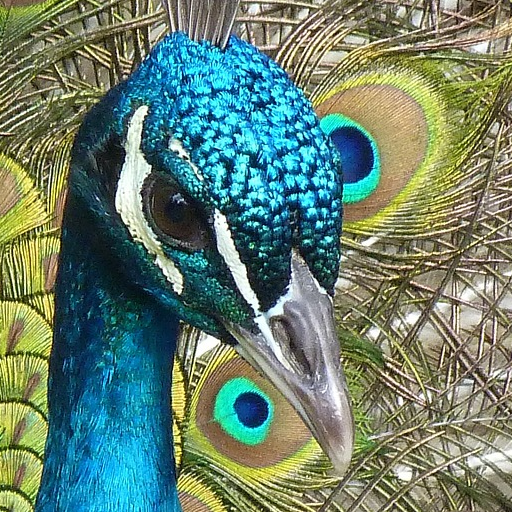
%> input picture Image Quality Assessment Based on InterPatch and Intra-Patch Similarity/referenceBird.png, 512 x 512 px; the run also reads 1 picture not shown here
$ octave main.m   (GNU Octave 9; MATLAB toolbox functions it lacks are replaced by stand-ins)
%> lines starting %> are read from the running program, lines starting %| are printed output that depends on the picture
### flip-matlab-modified2/gainControl.m
function [rComb] = gainControl(reference, visualAngle)
%> called with visualAngle = 53.13
%GAINCONTROL Summary of this function goes here
%   Detailed explanation goes here
   %////////////////////

gray = rgb2gray(reference);
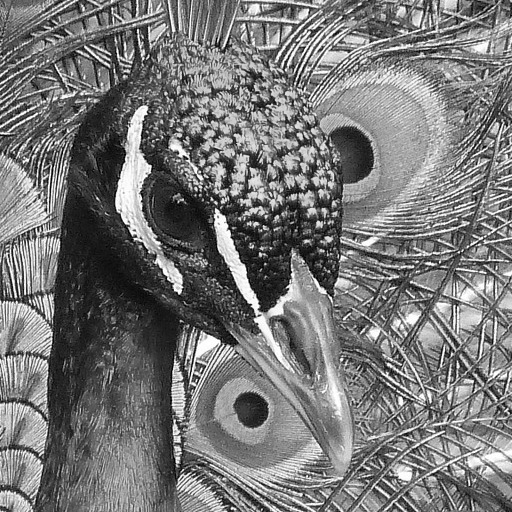
%> gray: size 512x512 double; min 0.00117, max 1, mean 0.469

%clc; clear; close;
fq = 0.1:0.01:50; % fq: spatial frequency in cycle/degree, should be a scalar or a vector
L  = 100;         % L: display luminance in cd/m2
Ls = 200;         % Ls: surround luminance in cd/m2
X  = visualAngle;          % X: Field of view in degree
CSF_out = CSF(gray,L,Ls,X);    % calculate corresponding CSF values using the provided function


% [19 lines of commented-out code are left out]
normalizedCSF = CSF_out;
%normalizedCSF = normalize(CSF_out);

%figure; imshow(normalizedCSF);
%xlabel('Spatial frequency (cycle/degree)');
%ylabel('Contrast sensitivity');

wavelength = 4;
orientation = 0;
[mag1,~] = imgaborfilt(normalizedCSF,wavelength,orientation);
orientation = 90;
[mag2,~] = imgaborfilt(normalizedCSF,wavelength,orientation);
orientation = 180;
[mag3,~] = imgaborfilt(normalizedCSF,wavelength,orientation);
orientation = 270;
[mag4,~] = imgaborfilt(normalizedCSF,wavelength,orientation);

%figure; imshow(mag1);

%figure; imshow(phase);

%currently no sampling

p = 3;

excitatory1 = mag1.^p;
excitatory2 = mag2.^p;
excitatory3 = mag3.^p;
excitatory4 = mag4.^p;

%figure; imshow(excitatory1);
%figure; imshow(normalize(excitatory1));

q = 2;

inhibatory1 = mag1.^q;
inhibatory2 = mag2.^q;
inhibatory3 = mag3.^q;
inhibatory4 = mag4.^q;


% pooling
magComb = inhibatory1 + inhibatory2 + inhibatory3 + inhibatory4;
%figure; imshow(magComb);
%figure; imshow(normalize(magComb));


% divisive gain control
b = 4;

r1 = excitatory1./(b^2 + magComb);
r2 = excitatory2./(b^2 + magComb);
r3 = excitatory3./(b^2 + magComb);
r4 = excitatory4./(b^2 + magComb);
%figure; imshow(r1);
%figure; imshow(r1./10);
%figure; imshow(r1./100);


rComb = r1 + r2 + r3 + r4;

%////////////////////
end

### flip-matlab-modified2/CSF.m
function [ CSF_out ] = CSF( fq,L,Ls,X )
%> called with L = 100, Ls = 200, X = 53.13
% Calculate contrast sensitivity (Barten model) for a series of spatial frequencies
%   fq: spatial frequency in cycle/degree, should be a scalar or a vector
%   L: display luminance in cd/m2
%   Ls: surround luminance in cd/m2
%   X: Field of view in degree
%   CSF: retured contrast sensitivity
%   CSF equation from: P. Barten, �Formula for the contrast sensitivity of the human eye,� Proc. SPIE 5294, 231�238 (2003).
%   By Zong Qin (qinzong.wnlo@gmail.com) from National Chiao Tung University, Taiwan
Itm1=5400*exp(-0.0016*fq.^2*(1+100/L)^0.08);
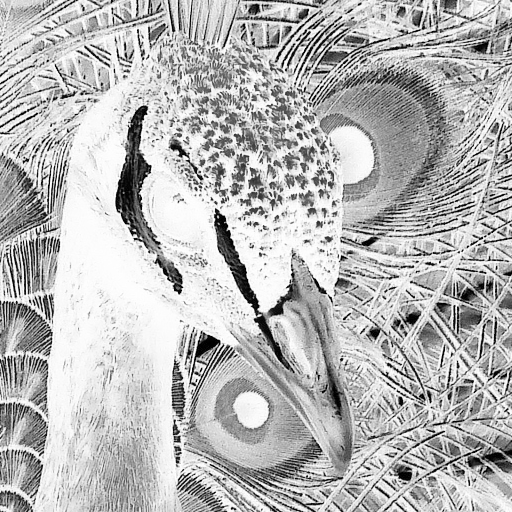
%> Itm1: size 512x512 double; min 5390.9, max 5400, mean 5397.5; drawn with min black and max white
Itm2=1+144/(X^2)+0.64*fq.^2;
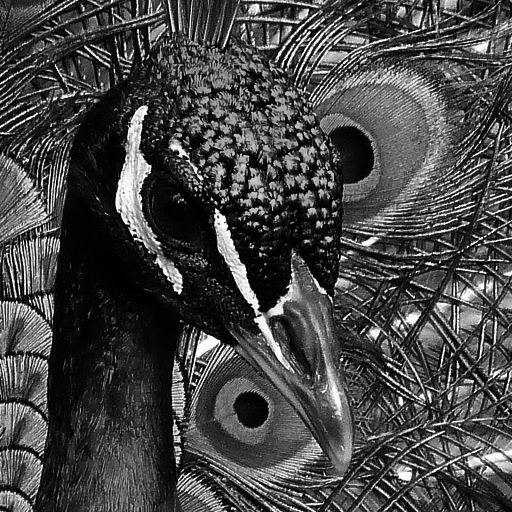
%> Itm2: size 512x512 double; min 1.05, max 1.69, mean 1.23; drawn with min black and max white
Itm3=63./(L^0.86)+1./(1-exp(-0.02*fq.^2));
CSF_uncorrected=Itm1./sqrt(Itm2.*Itm3);
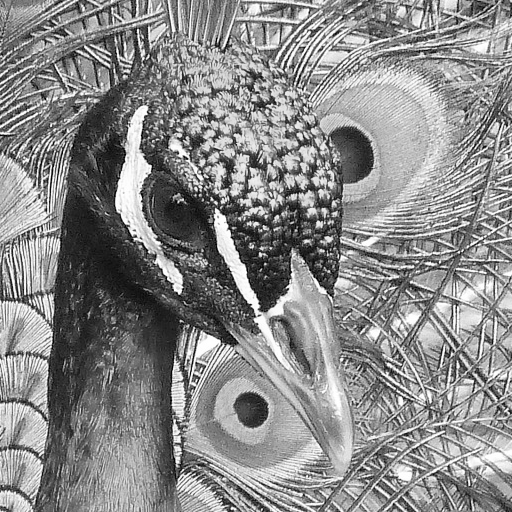
%> CSF_uncorrected: size 512x512 double; min 0.873, max 576.5, mean 312.3; drawn with min black and max white
Itm4=(Ls/L)*(1+144/(X^2))^0.25;
Itm5=(1+144/(X^2))^0.25;
Itm6=((log(Itm4))^2-(log(Itm5))^2)/(2*log(32)*log(32));
Surround_factor=exp(-Itm6);
CSF_out=CSF_uncorrected.*Surround_factor;
%> the run ends on the next line
end

### flip-matlab-modified2/main.m
%%%%%%%%%%%%%%%%%%%%%%%%%%%%%%%%%%%%%%%%%%%%%%%%%%%%%%%%%%%%%%%%%%%%%%%%%%%
% Copyright (c) 2020, NVIDIA CORPORATION. All rights reserved.
%
% Redistribution and use in source and binary forms, with or without
% modification, are permitted provided that the following conditions
% are met:
%  * Redistributions of source code must retain the above copyright
%    notice, this list of conditions and the following disclaimer.
%  * Redistributions in binary form must reproduce the above copyright
%    notice, this list of conditions and the following disclaimer in the
%    documentation and/or other materials provided with the distribution.
%  * Neither the name of NVIDIA CORPORATION nor the names of its
%    contributors may be used to endorse or promote products derived
%    from this software without specific prior written permission.
%
% THIS SOFTWARE IS PROVIDED BY THE COPYRIGHT HOLDERS ``AS IS'' AND ANY
% EXPRESS OR IMPLIED WARRANTIES, INCLUDING, BUT NOT LIMITED TO, THE
% IMPLIED WARRANTIES OF MERCHANTABILITY AND FITNESS FOR A PARTICULAR
% PURPOSE ARE DISCLAIMED.  IN NO EVENT SHALL THE COPYRIGHT OWNER OR
% CONTRIBUTORS BE LIABLE FOR ANY DIRECT, INDIRECT, INCIDENTAL, SPECIAL,
% EXEMPLARY, OR CONSEQUENTIAL DAMAGES (INCLUDING, BUT NOT LIMITED TO,
% PROCUREMENT OF SUBSTITUTE GOODS OR SERVICES; LOSS OF USE, DATA, OR
% PROFITS; OR BUSINESS INTERRUPTION) HOWEVER CAUSED AND ON ANY THEORY
% OF LIABILITY, WHETHER IN CONTRACT, STRICT LIABILITY, OR TORT
% (INCLUDING NEGLIGENCE OR OTHERWISE) ARISING IN ANY WAY OUT OF THE USE
% OF THIS SOFTWARE, EVEN IF ADVISED OF THE POSSIBILITY OF SUCH DAMAGE.
%%%%%%%%%%%%%%%%%%%%%%%%%%%%%%%%%%%%%%%%%%%%%%%%%%%%%%%%%%%%%%%%%%%%%%%%%%%

% FLIP: A Difference Evaluator for Alternating Images
% High Performance Graphics, 2020.
% by Pontus Andersson, Jim Nilsson, Tomas Akenine-Moller, Magnus Oskarsson, Kalle Astrom, and Mark D. Fairchild
%
% Pointer to our paper: https://research.nvidia.com/publication/2020-07_FLIP
% code by Pontus Andersson, Jim Nilsson, and Tomas Akenine-Moller

% Set viewing conditions
MonitorDistance = 0.7;
MonitorWidth = 0.7;
MonitorResolutionX = 3840;

% Compute number of pixels per degree of visual angle
PixelsPerDegree = MonitorDistance * (MonitorResolutionX / MonitorWidth) * (pi / 180);
VisualAngle = rad2deg(2 * atan((MonitorWidth/2)/MonitorDistance));


% Read reference and test (sRGB)
ref = "referenceBird.png";
tes = "testBird.png";

reference = double(imread("../images/" + ref))./255;
test = double(imread("../images/" + tes))./255;

rRef = gainControl(reference, VisualAngle);
